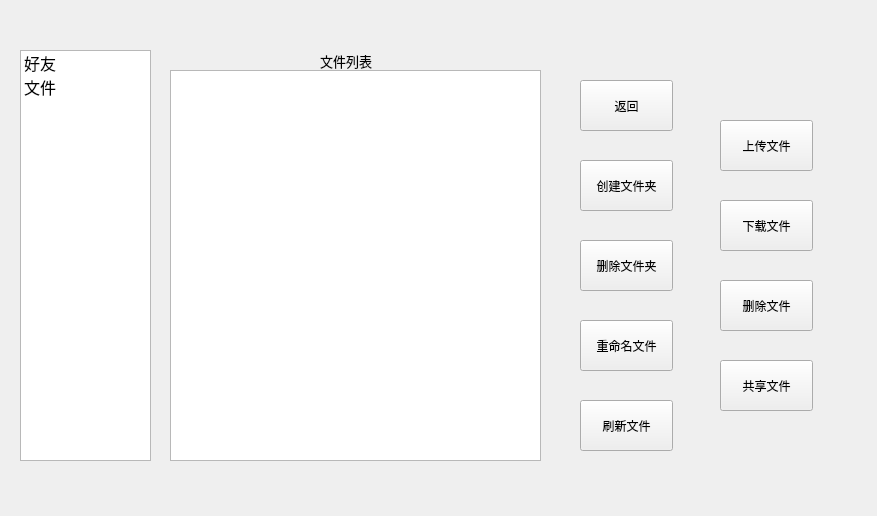
<?xml version="1.0" encoding="UTF-8"?>
<ui version="4.0">
 <class>mainMenu</class>
 <widget class="QWidget" name="mainMenu">
  <property name="geometry">
   <rect>
    <x>0</x>
    <y>0</y>
    <width>877</width>
    <height>516</height>
   </rect>
  </property>
  <property name="windowTitle">
   <string>Form</string>
  </property>
  <widget class="QListWidget" name="listWidget">
   <property name="geometry">
    <rect>
     <x>20</x>
     <y>50</y>
     <width>131</width>
     <height>411</height>
    </rect>
   </property>
   <property name="font">
    <font>
     <pointsize>12</pointsize>
    </font>
   </property>
   <item>
    <property name="text">
     <string>好友</string>
    </property>
   </item>
   <item>
    <property name="text">
     <string>文件</string>
    </property>
   </item>
  </widget>
  <widget class="QStackedWidget" name="stackedWidget">
   <property name="geometry">
    <rect>
     <x>170</x>
     <y>30</y>
     <width>721</width>
     <height>451</height>
    </rect>
   </property>
   <property name="currentIndex">
    <number>1</number>
   </property>
   <widget class="QWidget" name="friendPage">
    <widget class="QListWidget" name="friendListWidget">
     <property name="geometry">
      <rect>
       <x>320</x>
       <y>30</y>
       <width>121</width>
       <height>341</height>
      </rect>
     </property>
    </widget>
    <widget class="QPushButton" name="sendPushButton">
     <property name="geometry">
      <rect>
       <x>450</x>
       <y>390</y>
       <width>101</width>
       <height>41</height>
      </rect>
     </property>
     <property name="text">
      <string>群发</string>
     </property>
    </widget>
    <widget class="QPushButton" name="deletePushButton">
     <property name="geometry">
      <rect>
       <x>450</x>
       <y>30</y>
       <width>101</width>
       <height>41</height>
      </rect>
     </property>
     <property name="text">
      <string>删除好友</string>
     </property>
    </widget>
    <widget class="QPushButton" name="flushPushButton">
     <property name="geometry">
      <rect>
       <x>450</x>
       <y>100</y>
       <width>101</width>
       <height>41</height>
      </rect>
     </property>
     <property name="text">
      <string>刷新在线好友</string>
     </property>
    </widget>
    <widget class="QPushButton" name="showOnlinePushButton">
     <property name="geometry">
      <rect>
       <x>450</x>
       <y>170</y>
       <width>101</width>
       <height>41</height>
      </rect>
     </property>
     <property name="text">
      <string>显示在线用户</string>
     </property>
    </widget>
    <widget class="QPushButton" name="findPushButton">
     <property name="geometry">
      <rect>
       <x>450</x>
       <y>240</y>
       <width>101</width>
       <height>41</height>
      </rect>
     </property>
     <property name="text">
      <string>查找用户</string>
     </property>
    </widget>
    <widget class="QLineEdit" name="sendMsgLineEdit">
     <property name="geometry">
      <rect>
       <x>0</x>
       <y>390</y>
       <width>441</width>
       <height>41</height>
      </rect>
     </property>
    </widget>
    <widget class="QTextEdit" name="messageTextEdit">
     <property name="geometry">
      <rect>
       <x>0</x>
       <y>30</y>
       <width>311</width>
       <height>341</height>
      </rect>
     </property>
     <property name="readOnly">
      <bool>true</bool>
     </property>
    </widget>
    <widget class="QPushButton" name="privateChatPushButton">
     <property name="geometry">
      <rect>
       <x>450</x>
       <y>310</y>
       <width>101</width>
       <height>41</height>
      </rect>
     </property>
     <property name="text">
      <string>私聊</string>
     </property>
    </widget>
    <widget class="QListWidget" name="onlineUserListWidget">
     <property name="geometry">
      <rect>
       <x>570</x>
       <y>30</y>
       <width>121</width>
       <height>341</height>
      </rect>
     </property>
    </widget>
    <widget class="QPushButton" name="addFriendPushButton">
     <property name="geometry">
      <rect>
       <x>580</x>
       <y>390</y>
       <width>101</width>
       <height>41</height>
      </rect>
     </property>
     <property name="text">
      <string>加好友</string>
     </property>
    </widget>
    <widget class="QLabel" name="welcomeLabel">
     <property name="geometry">
      <rect>
       <x>90</x>
       <y>10</y>
       <width>131</width>
       <height>20</height>
      </rect>
     </property>
     <property name="font">
      <font>
       <family>微软雅黑</family>
       <pointsize>10</pointsize>
      </font>
     </property>
     <property name="text">
      <string/>
     </property>
    </widget>
    <widget class="QLabel" name="onlineFriendLabel">
     <property name="geometry">
      <rect>
       <x>340</x>
       <y>10</y>
       <width>71</width>
       <height>21</height>
      </rect>
     </property>
     <property name="font">
      <font>
       <family>微软雅黑</family>
       <pointsize>10</pointsize>
      </font>
     </property>
     <property name="text">
      <string>在线好友</string>
     </property>
    </widget>
    <widget class="QLabel" name="onlineUserLabel">
     <property name="geometry">
      <rect>
       <x>590</x>
       <y>10</y>
       <width>72</width>
       <height>21</height>
      </rect>
     </property>
     <property name="font">
      <font>
       <family>微软雅黑</family>
       <pointsize>10</pointsize>
      </font>
     </property>
     <property name="text">
      <string>在线用户</string>
     </property>
    </widget>
   </widget>
   <widget class="QWidget" name="filePage">
    <widget class="QListWidget" name="fileListWidget">
     <property name="geometry">
      <rect>
       <x>0</x>
       <y>40</y>
       <width>371</width>
       <height>391</height>
      </rect>
     </property>
    </widget>
    <widget class="QLabel" name="label">
     <property name="geometry">
      <rect>
       <x>150</x>
       <y>20</y>
       <width>91</width>
       <height>21</height>
      </rect>
     </property>
     <property name="font">
      <font>
       <family>微软雅黑</family>
       <pointsize>10</pointsize>
      </font>
     </property>
     <property name="text">
      <string>文件列表</string>
     </property>
    </widget>
    <widget class="QPushButton" name="returnPushButton">
     <property name="geometry">
      <rect>
       <x>410</x>
       <y>50</y>
       <width>93</width>
       <height>51</height>
      </rect>
     </property>
     <property name="text">
      <string>返回</string>
     </property>
    </widget>
    <widget class="QPushButton" name="newFolderPushButton">
     <property name="geometry">
      <rect>
       <x>410</x>
       <y>130</y>
       <width>93</width>
       <height>51</height>
      </rect>
     </property>
     <property name="text">
      <string>创建文件夹</string>
     </property>
    </widget>
    <widget class="QPushButton" name="deleteFolderButton">
     <property name="geometry">
      <rect>
       <x>410</x>
       <y>210</y>
       <width>93</width>
       <height>51</height>
      </rect>
     </property>
     <property name="text">
      <string>删除文件夹</string>
     </property>
    </widget>
    <widget class="QPushButton" name="reNamePushButton">
     <property name="geometry">
      <rect>
       <x>410</x>
       <y>290</y>
       <width>93</width>
       <height>51</height>
      </rect>
     </property>
     <property name="text">
      <string>重命名文件</string>
     </property>
    </widget>
    <widget class="QPushButton" name="flushFilePushButton">
     <property name="geometry">
      <rect>
       <x>410</x>
       <y>370</y>
       <width>93</width>
       <height>51</height>
      </rect>
     </property>
     <property name="text">
      <string>刷新文件</string>
     </property>
    </widget>
    <widget class="QPushButton" name="uploadPushButton">
     <property name="geometry">
      <rect>
       <x>550</x>
       <y>90</y>
       <width>93</width>
       <height>51</height>
      </rect>
     </property>
     <property name="text">
      <string>上传文件</string>
     </property>
    </widget>
    <widget class="QPushButton" name="downloadPushButton">
     <property name="geometry">
      <rect>
       <x>550</x>
       <y>170</y>
       <width>93</width>
       <height>51</height>
      </rect>
     </property>
     <property name="text">
      <string>下载文件</string>
     </property>
    </widget>
    <widget class="QPushButton" name="deleteFilePushButton">
     <property name="geometry">
      <rect>
       <x>550</x>
       <y>250</y>
       <width>93</width>
       <height>51</height>
      </rect>
     </property>
     <property name="text">
      <string>删除文件</string>
     </property>
    </widget>
    <widget class="QPushButton" name="shareFilePushButton">
     <property name="geometry">
      <rect>
       <x>550</x>
       <y>330</y>
       <width>93</width>
       <height>51</height>
      </rect>
     </property>
     <property name="text">
      <string>共享文件</string>
     </property>
    </widget>
   </widget>
  </widget>
 </widget>
 <resources/>
 <connections/>
</ui>
